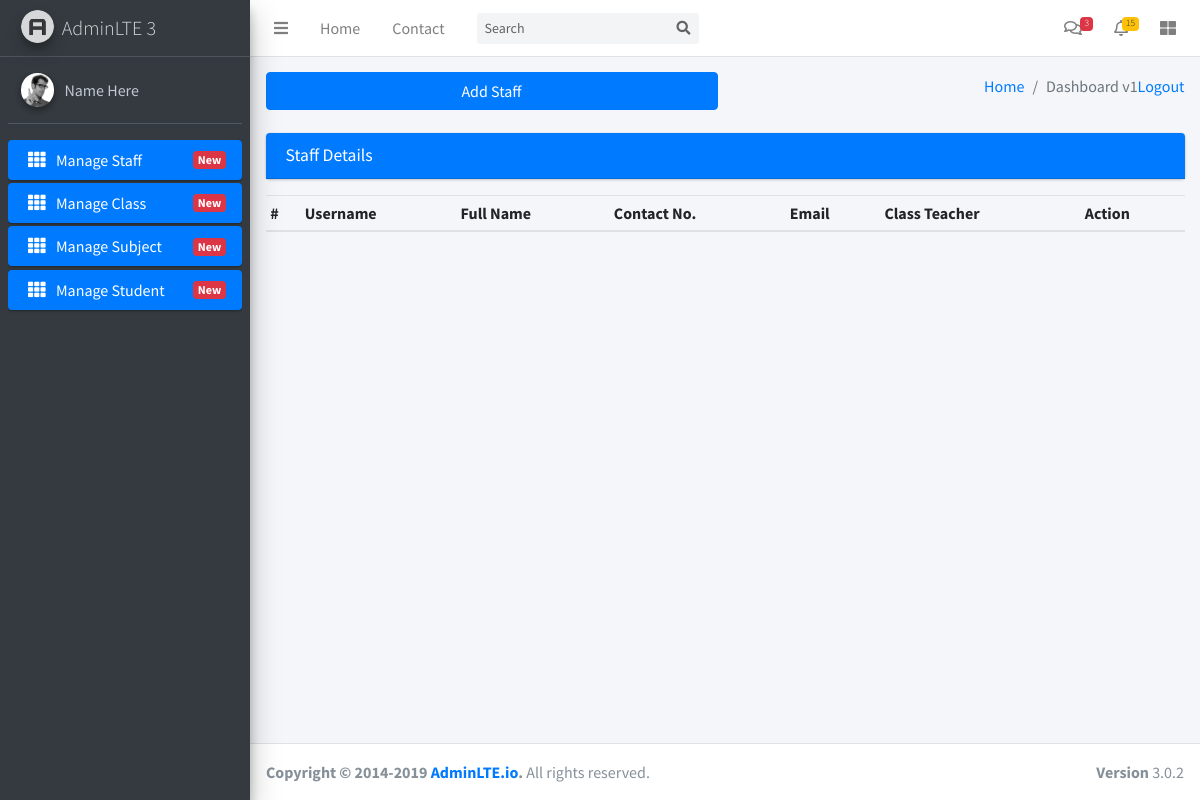
/manageStaff, run on an earlier commit of the app's database.
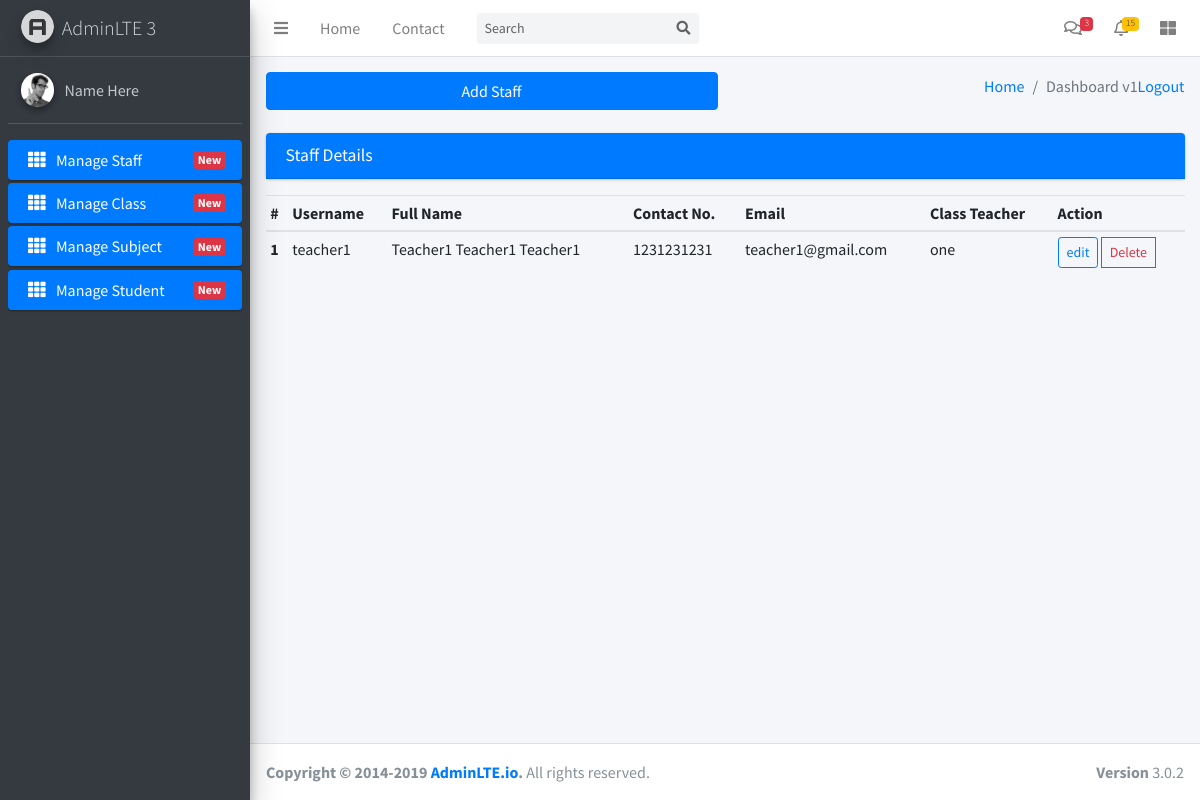
And on a later commit of the database.
### models.py (models this page shows, shortened)
class Staff(db.Model):
    id = db.Column(db.Integer, primary_key = True)
    first_name = db.Column(db.String(24), index = True)
    middle_name = db.Column(db.String(24), nullable = True)
    last_name = db.Column(db.String(24))
    username = db.Column(db.String(24), unique = True)
    gender = db.Column(db.String(12))
    address = db.Column(db.Text(length = 100))
    email = db.Column(db.String(24), unique = True)
    contact = db.Column(db.Integer, unique = True)
    seson_start_year = db.Column(db.DateTime, default = datetime.utcnow)
    subjects = db.relationship("Subject", secondary="subject_teacher",                                  back_populates="teacher")
    grade_id = db.Column(db.Integer, db.ForeignKey('grade.id'), nullable = True)
    role = db.Column(db.Integer, default= ACCESS['staff'])
    password_hash = db.Column(db.String(128))

class Grade(db.Model):
    id = db.Column(db.Integer, primary_key = True)
    grade_number = db.Column(db.String(12), unique=True, nullable = False)
    students = db.relationship('Student', backref='grade')
    total_subject = db.Column(db.Integer)
    classteachers = db.relationship('Staff', backref = 'class_teacher', uselist = False )
    subjects = db.relationship('Subject', backref='grade')

### routes.py (the view)
@app.route('/manageStaff')
def manageStaff():
    teacherData = Staff.query.all()
    return render_template('hod_templates/staff/manageStaff.html', teacherData = teacherData)

### templates/hod_templates/staff/manageStaff.html (shortened to what this page needs)
{% extends 'hod_templates/base_template.html' %}
{% block page_title %}
<a href={{ url_for('add_staff') }}><button type='button' class="btn btn-primary btn-block" >Add Staff</button></a>
{% endblock page_title %}
{% block main_content %}
    <section class="content">
	<div class="container-fluid">
	    <div class="row">
		<div class="col-md-12">
		    <div class="card card-primary">
			<div class="card-header">
			    <h3 class="card-title">Staff Details</h3>
			</div>
		    </div>
	  <table class="table table-hover table-sm .table-responsive">
	      <thead>
		  <tr>
		      <th scope="col">#</th>
		      <th score="col">Username</th>
		      <th score="col">Full Name</th>
		      <th score="col">Contact No.</th>
		      <th score="col">Email</th>
		      <th score="col">Class Teacher</th>
		      <th score="col">Action</th>
		  </tr>
	      </thead>
	      <tbody>
		  {% for i in teacherData %}
		  <tr>
		      <th scope="row">{{ loop.index }}</th>
		      <td>{{ i.username }}</td>
		      <td>{{ i.first_name|title +' '+ i.middle_name|title + ' ' + i.last_name|title }}</td>
		      <td>{{ i.contact }}</td>
		      <td>{{ i.email }}</td>
		      <td>{{ i.class_teacher.grade_number  }}</td>
		      <td>
			  <div class="btn-group">
			      <a href={{ url_for('editStaff', username=i.username) }}><button type="button" class="btn btn-outline-primary btn-sm">edit</button></a>&nbsp;
			      <button type="button" class="btn btn-outline-danger btn-sm" data-toggle="modal" data-target="#warnModalCenter{{ loop.index|string }}">Delete</button>
			  </div>
		      </td>
		  </tr>
		  {% endfor %}
	      </tbody>
	  </table>
		</div>
	    </div>
	</div>
	</div>
    {% endblock main_content %}

What changed in the data, as far as the page shows it:
added Staff: username "teacher1", first_name "Teacher1 Teacher1 Teacher1", contact "1231231231", email "teacher1@gmail.com", class_teacher.grade_number "one"
